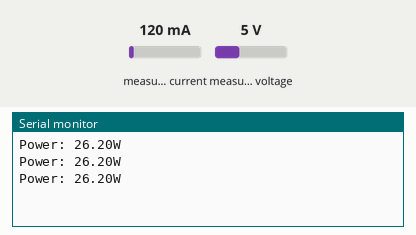
Recording of a sketch running on a simulated ESP32. Parts: the last lines printed to the serial monitor. Inputs (shaded band) come from the test bench; at power-on: measured current 120 mA, measured voltage 5 V.

Above: at 1.2 s.
1.3 s: measured current set to 40 mA
At 2.2 s:
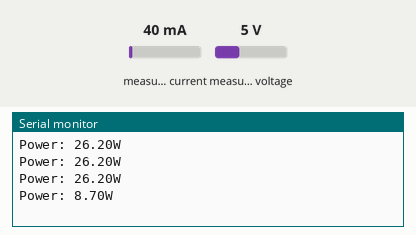
2.8 s: measured voltage set to 0.3 V
At 3.3 s:
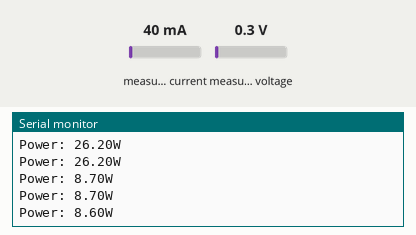
4.3 s: measured current set to 500 mA
At 5.0 s:
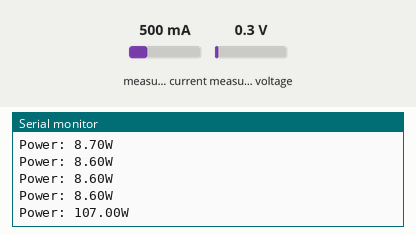
Timing chart, 0 to 7.3 s (numbered marks = the images above; inputs shaded):
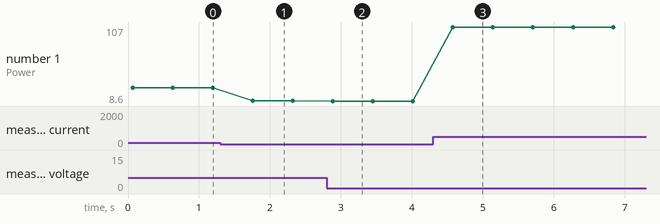

Measured:
- after the input at 1.3 s, the serial monitor: prints a new line after 0.46 s (image 1)
- after the input at 2.8 s, the serial monitor: prints a new line after 0.09 s (image 2)
- after the input at 4.3 s, the serial monitor: prints a new line after 0.28 s (image 3)
- plotted number 1: 26.2 → 8.7 after the input at 1.3 s, 8.7 → 8.6 after the input at 2.8 s, 8.6 → 107 after the input at 4.3 s

The sketch:

PZEMSoftwareSerial.ino
```cpp
// (licence header left out)
#include <PZEM004Tv30.h>


//
//#include <PZEM004Tv30.h>
//#include <SoftwareSerial.h>

//#if defined(ESP32)
//    #error "Software Serial is not supported on the ESP32"
//#endif

/* Use software serial for the PZEM
 * Pin 12 Rx (Connects to the Tx pin on the PZEM)
 * Pin 13 Tx (Connects to the Rx pin on the PZEM)
*/
//#if !defined(PZEM_RX_PIN) && !defined(PZEM_TX_PIN)
//#define PZEM_RX_PIN 11
//#define PZEM_TX_PIN 10
//#endif
//
//
//SoftwareSerial pzemSWSerial(PZEM_RX_PIN, PZEM_TX_PIN);
//PZEM004Tv30 pzem(pzemSWSerial);
 PZEM004Tv30 pzem(&Serial2, 27, 14, 0xE1);

void setup() {
    /* Debugging serial */
    Serial.begin(115200);
}

void loop() {

//    Serial.print("Custom Address:");
//    Serial.println(pzem.readAddress(), HEX);

    // Read the data from the sensor
    float voltage = pzem.voltage();
    float current = pzem.current();
    float power = pzem.power();
    float energy = pzem.energy();
    float frequency = pzem.frequency();
    float pf = pzem.pf();

    // Check if the data is valid
    if(isnan(voltage)){
        Serial.println("Error reading voltage");
    } else if (isnan(current)) {
        Serial.println("Error reading current");
    } else if (isnan(power)) {
        Serial.println("Error reading power");
    } else if (isnan(energy)) {
        Serial.println("Error reading energy");
    } else if (isnan(frequency)) {
        Serial.println("Error reading frequency");
    } else if (isnan(pf)) {
        Serial.println("Error reading power factor");
    } else {

//        // Print the values to the Serial console
//        Serial.print("Voltage: ");      Serial.print(voltage);      Serial.println("V");
//        Serial.print("Current: ");      Serial.print(current);      Serial.println("A");
        Serial.print("Power: ");        Serial.print(power);        Serial.println("W");
//        Serial.print("Energy: ");       Serial.print(energy,3);     Serial.println("kWh");
//        Serial.print("Frequency: ");    Serial.print(frequency, 1); Serial.println("Hz");
//        Serial.print("PF: ");           Serial.println(pf);
    }

//    Serial.println();
    delay(500);
}
```
